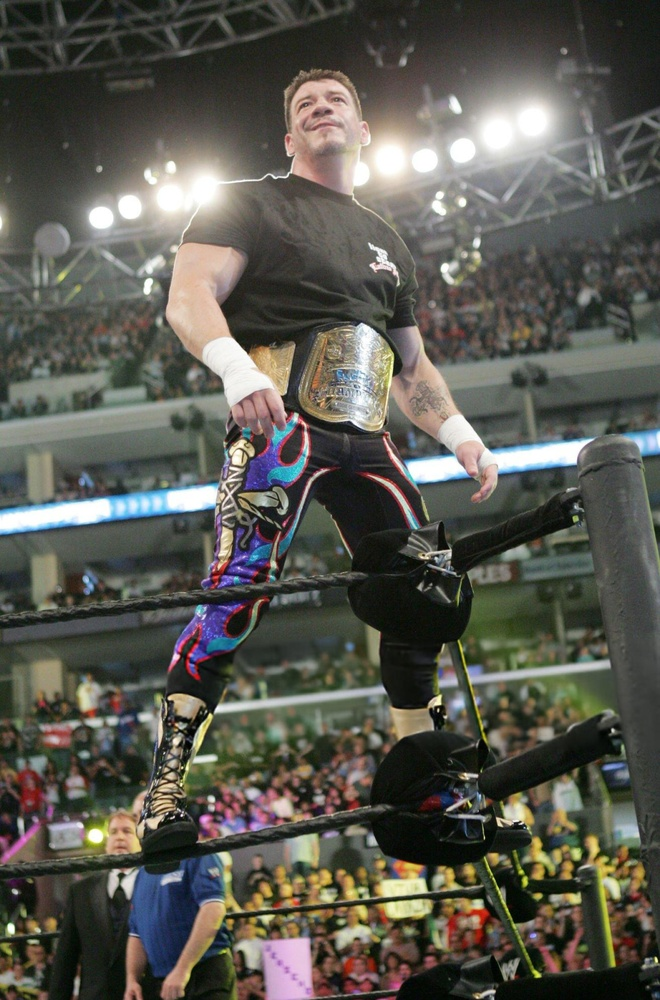
#> input picture EddieG.jpg, 660 x 1000 px, shrunk from 1575 x 2385 before the run, found by its file name
$ jupyter execute CV4.ipynb
#> lines starting #> are read from the running program, lines starting #| are printed output that depends on the picture
#> further down, image is the input picture: shape (1000, 660, 3); mean R, G, B 89.7, 88.7, 80.7
[cell 1]
import numpy as np
import matplotlib.pyplot as plt
from scipy.ndimage import convolve


def gaussian_kernel(size, sigma):
    kernel = np.fromfunction(
        lambda x, y: (1 / (2 * np.pi * sigma ** 2)) *
                     np.exp(- ((x - (size - 1) / 2) ** 2 + (y - (size - 1) / 2) ** 2) / (2 * sigma ** 2)),
        (size, size)
    )
    return kernel / np.sum(kernel)


def apply_gaussian_blur(image, kernel):
    return convolve(image, kernel)


def sobel_filters(image):
    sobel_x = np.array([[-1, 0, 1], [-2, 0, 2], [-1, 0, 1]])
    sobel_y = np.array([[-1, -2, -1], [0, 0, 0], [1, 2, 1]])

    gradient_x = convolve(image, sobel_x)
    gradient_y = convolve(image, sobel_y)

    return gradient_x, gradient_y


def compute_magnitude_direction(gradient_x, gradient_y):
    magnitude = np.sqrt(gradient_x**2 + gradient_y**2)
    direction = np.arctan2(gradient_y, gradient_x) * 180 / np.pi  # in degrees
    direction[direction < 0] += 180  # Adjust direction to [0, 180]
    return magnitude, direction


def non_maximum_suppression(magnitude, direction):
    rows, cols = magnitude.shape
#> rows = 1000; cols = 660
    suppressed_image = np.zeros_like(magnitude)

    for i in range(1, rows - 1):
        for j in range(1, cols - 1):
            angle = direction[i, j]

            if (0 <= angle < 22.5) or (157.5 <= angle < 180):
                neighbor1, neighbor2 = magnitude[i, j - 1], magnitude[i, j + 1]
            elif (22.5 <= angle < 67.5):
                neighbor1, neighbor2 = magnitude[i - 1, j + 1], magnitude[i + 1, j - 1]
            elif (67.5 <= angle < 112.5):
                neighbor1, neighbor2 = magnitude[i - 1, j], magnitude[i + 1, j]
            elif (112.5 <= angle < 157.5):
                neighbor1, neighbor2 = magnitude[i - 1, j - 1], magnitude[i + 1, j + 1]

            if magnitude[i, j] >= max(neighbor1, neighbor2):
                suppressed_image[i, j] = magnitude[i, j]
            else:
                suppressed_image[i, j] = 0

    return suppressed_image


def double_thresholding(suppressed_image, low_threshold, high_threshold):
#> called with low_threshold = 50, high_threshold = 150
    strong_edges = suppressed_image > high_threshold
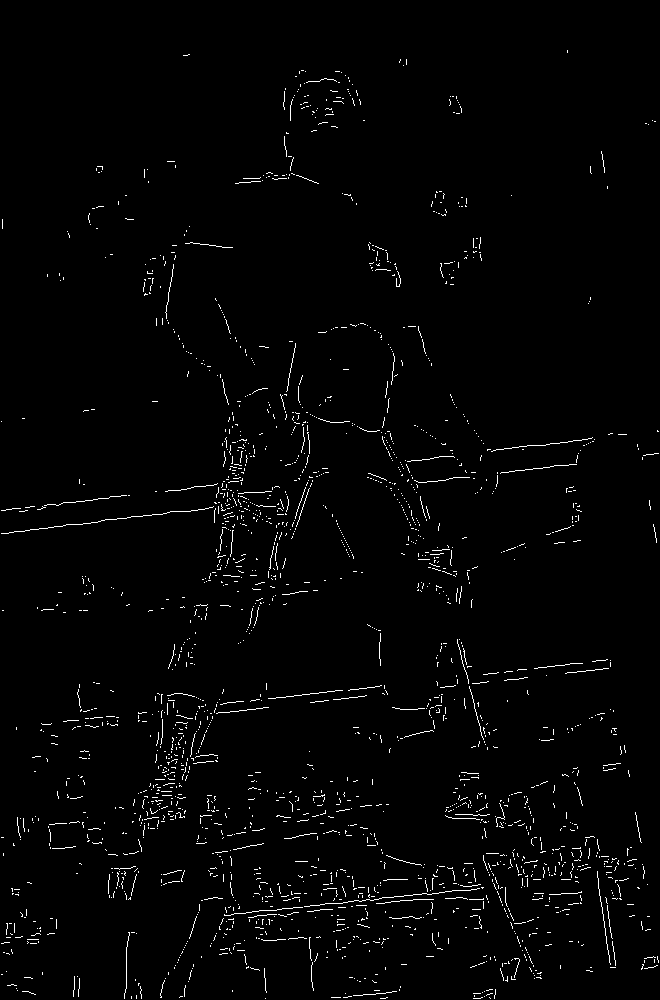
#> strong_edges: shape (1000, 660) bool; 1.8% white in thin lines or dots
    weak_edges = (suppressed_image >= low_threshold) & (suppressed_image <= high_threshold)
#> weak_edges: shape (1000, 660) bool; 4.5% white in thin lines or dots
    return strong_edges, weak_edges


def edge_tracking(strong_edges, weak_edges):
    rows, cols = strong_edges.shape
#> rows = 1000; cols = 660
    final_edges = np.zeros_like(strong_edges, dtype=np.uint8)

    for i in range(1, rows - 1):
        for j in range(1, cols - 1):
            if strong_edges[i, j]:
                final_edges[i, j] = 255
            elif weak_edges[i, j]:
                if np.any(strong_edges[i-1:i+2, j-1:j+2]):
                    final_edges[i, j] = 255
#> final_edges: shape (1000, 660); 2% white in thin lines or dots

    return final_edges


def canny_edge_detection(image, low_threshold=50, high_threshold=150, gaussian_size=5, sigma=1.4):
    kernel = gaussian_kernel(gaussian_size, sigma)
    blurred_image = apply_gaussian_blur(image, kernel)

    gradient_x, gradient_y = sobel_filters(blurred_image)

    magnitude, direction = compute_magnitude_direction(gradient_x, gradient_y)

    suppressed_image = non_maximum_suppression(magnitude, direction)

    strong_edges, weak_edges = double_thresholding(suppressed_image, low_threshold, high_threshold)

    final_edges = edge_tracking(strong_edges, weak_edges)

    return final_edges


image_path = r'D:\AIDS_PR_EXAM\Computer Vision\ReyMysterio.jpg'
image = plt.imread(r'D:\AIDS_PR_EXAM\Computer Vision\EddieG.jpg')

if len(image.shape) == 3:
    image = np.dot(image[:, :, :3], [0.2989, 0.5870, 0.1140])

edges = canny_edge_detection(image)

plt.imshow(edges, cmap='gray')
plt.title('Canny Edge Detection ')
plt.axis('off')
plt.show()

[cell 2]
import numpy as np
import cv2 as cv
from matplotlib import pyplot as plt

img = cv.imread(r'D:\AIDS_PR_EXAM\Computer Vision\EddieG.jpg', cv.IMREAD_GRAYSCALE)
#> img: shape (1000, 660); min 0, max 255, mean 88.1
assert img is not None, "file could not be read, check with os.path.exists()"
edges = cv.Canny(img,100,200)
#> edges: shape (1000, 660); 7% white in thin lines or dots

plt.subplot(121),plt.imshow(img,cmap = 'gray')
plt.title('Original Image'), plt.xticks([]), plt.yticks([])
plt.subplot(122),plt.imshow(edges,cmap = 'gray')
plt.title('Edge Image'), plt.xticks([]), plt.yticks([])

plt.show()
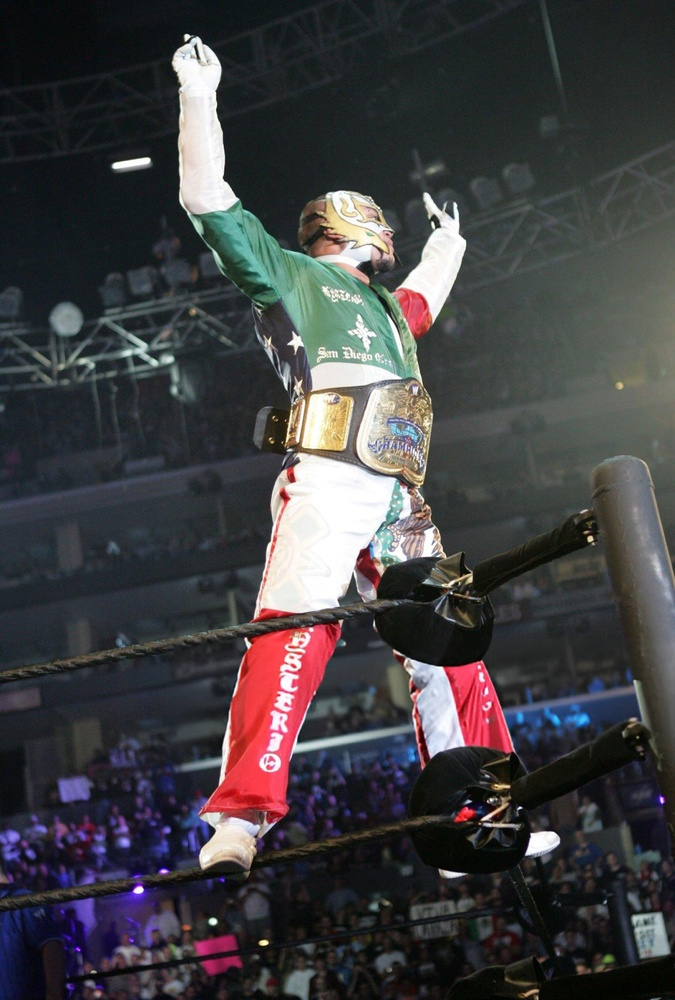
#> input picture ReyMysterio.jpg, 675 x 1000 px, shrunk from 1609 x 2385 before the run, found by its file name
#> further down, image is the input picture: shape (1000, 675, 3); mean R, G, B 65.5, 64.2, 66.6

[cell 3]
import numpy as np
import matplotlib.pyplot as plt
from scipy.ndimage import convolve


# Step 1: Gaussian Blur
def gaussian_kernel(size, sigma):
    kernel = np.fromfunction(
        lambda x, y: (1 / (2 * np.pi * sigma ** 2)) *
                     np.exp(- ((x - (size - 1) / 2) ** 2 + (y - (size - 1) / 2) ** 2) / (2 * sigma ** 2)),
        (size, size)
    )
    return kernel / np.sum(kernel)


def apply_gaussian_blur(image, kernel):
    return convolve(image, kernel)
#> returned value: shape (1000, 675) float64


# Step 2: Sobel Filter (Gradient Calculation)
def sobel_filters(image):
    sobel_x = np.array([[-1, 0, 1], [-2, 0, 2], [-1, 0, 1]])
    sobel_y = np.array([[-1, -2, -1], [0, 0, 0], [1, 2, 1]])

    gradient_x = convolve(image, sobel_x)
#> gradient_x: shape (1000, 675) float64
    gradient_y = convolve(image, sobel_y)
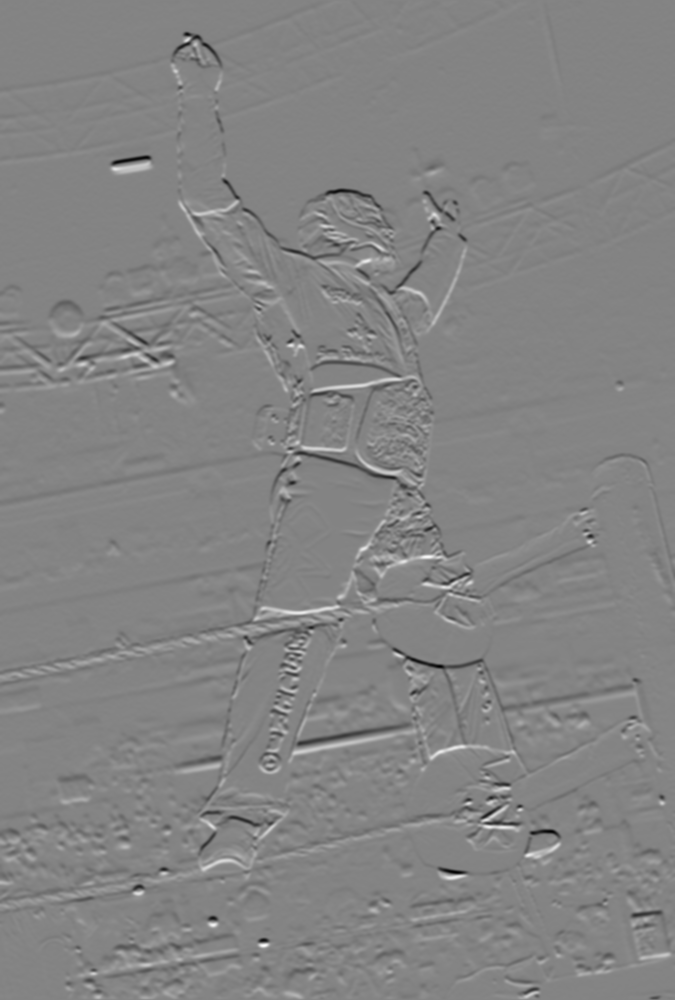
#> gradient_y: shape (1000, 675) float64; min -505.4, max 471.7, mean 0; drawn with min black and max white

    return gradient_x, gradient_y


# Step 3: Compute Gradient Magnitude and Direction
def compute_magnitude_direction(gradient_x, gradient_y):
    magnitude = np.sqrt(gradient_x**2 + gradient_y**2)
#> magnitude: shape (1000, 675) float64
    direction = np.arctan2(gradient_y, gradient_x) * 180 / np.pi  # in degrees
#> direction: shape (1000, 675) float64
    direction[direction < 0] += 180  # Adjust direction to [0, 180]
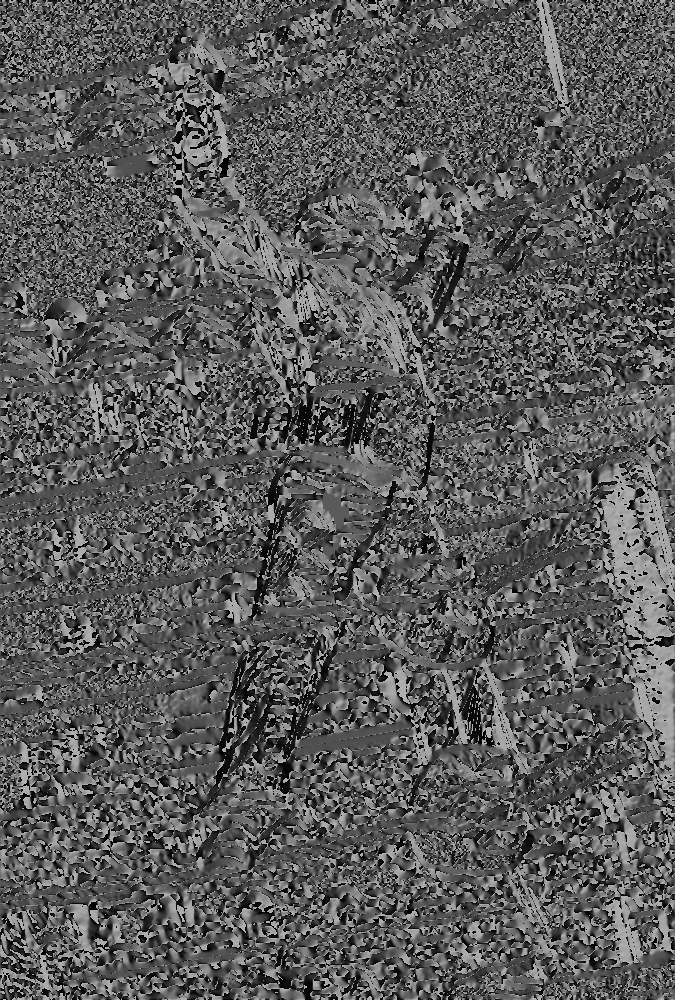
#> direction: shape (1000, 675) float64; min 0, max 180, mean 90.7
    return magnitude, direction


# Step 4: Non-Maximum Suppression
def non_maximum_suppression(magnitude, direction):
    rows, cols = magnitude.shape
#> rows = 1000; cols = 675
    suppressed_image = np.zeros_like(magnitude)

    for i in range(1, rows - 1):
        for j in range(1, cols - 1):
            angle = direction[i, j]

            # Check direction and compare pixel values along the gradient direction
            if (0 <= angle < 22.5) or (157.5 <= angle < 180):
                neighbor1, neighbor2 = magnitude[i, j - 1], magnitude[i, j + 1]
            elif (22.5 <= angle < 67.5):
                neighbor1, neighbor2 = magnitude[i - 1, j + 1], magnitude[i + 1, j - 1]
            elif (67.5 <= angle < 112.5):
                neighbor1, neighbor2 = magnitude[i - 1, j], magnitude[i + 1, j]
            elif (112.5 <= angle < 157.5):
                neighbor1, neighbor2 = magnitude[i - 1, j - 1], magnitude[i + 1, j + 1]

            if magnitude[i, j] >= max(neighbor1, neighbor2):
                suppressed_image[i, j] = magnitude[i, j]
            else:
                suppressed_image[i, j] = 0
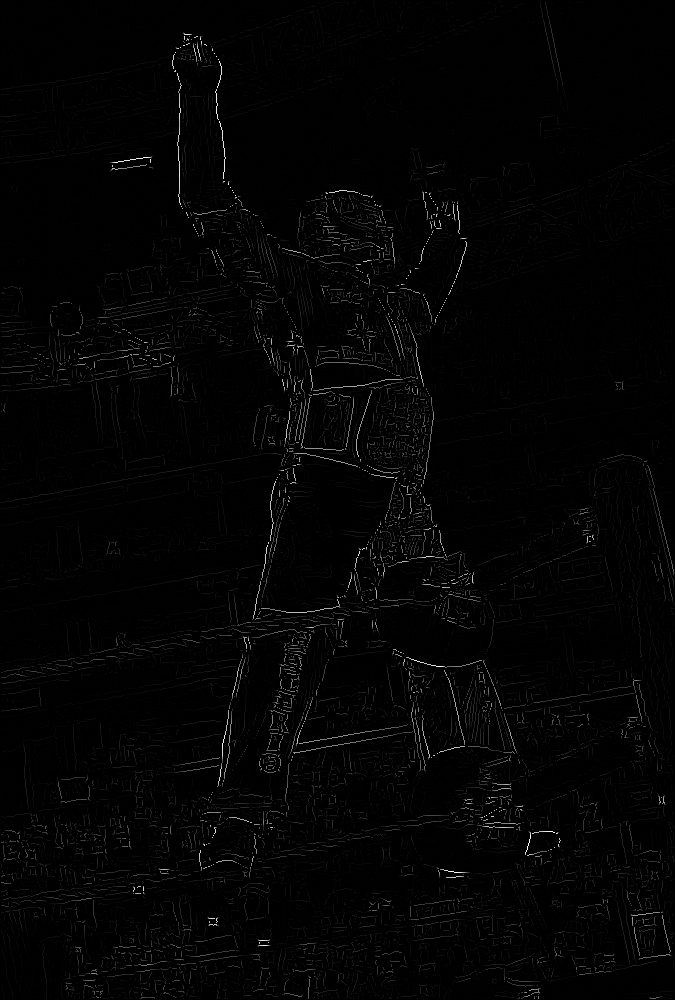
#> suppressed_image: shape (1000, 675) float64; min 0, max 507, mean 6.8; drawn with min black and max white

    return suppressed_image


# Step 5: Double Thresholding
def double_thresholding(suppressed_image, low_threshold, high_threshold):
#> called with low_threshold = 50, high_threshold = 150
    strong_edges = suppressed_image > high_threshold
#> strong_edges: shape (1000, 675) bool; 1.1% white in thin lines or dots
    weak_edges = (suppressed_image >= low_threshold) & (suppressed_image <= high_threshold)
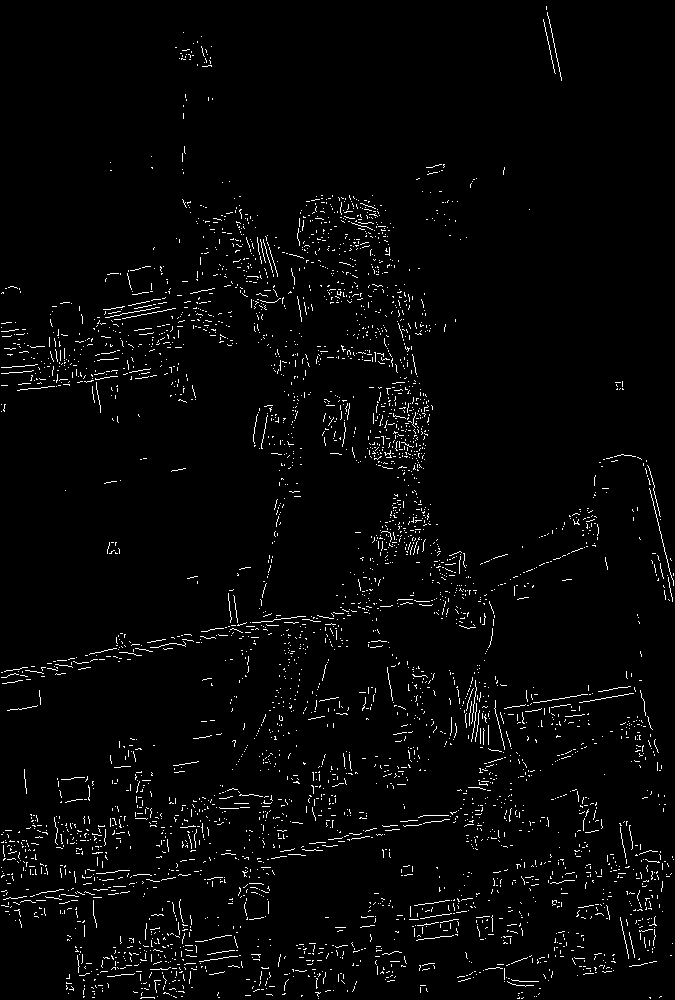
#> weak_edges: shape (1000, 675) bool; 2.6% white in thin lines or dots
    return strong_edges, weak_edges


# Step 6: Edge Tracking by Hysteresis
def edge_tracking(strong_edges, weak_edges):
    rows, cols = strong_edges.shape
#> rows = 1000; cols = 675
    final_edges = np.zeros_like(strong_edges, dtype=np.uint8)

    for i in range(1, rows - 1):
        for j in range(1, cols - 1):
            if strong_edges[i, j]:
                final_edges[i, j] = 255
            elif weak_edges[i, j]:
                if np.any(strong_edges[i-1:i+2, j-1:j+2]):  # Check 8 neighbors
                    final_edges[i, j] = 255
#> final_edges: shape (1000, 675); 1.3% white in thin lines or dots

    return final_edges


# Main Canny Edge Detection Function
def canny_edge_detection(image, low_threshold=50, high_threshold=150, gaussian_size=5, sigma=1.4):
    # Step 1: Gaussian Blurring
    kernel = gaussian_kernel(gaussian_size, sigma)
    blurred_image = apply_gaussian_blur(image, kernel)

    # Step 2: Sobel Filters for Gradient Calculation
    gradient_x, gradient_y = sobel_filters(blurred_image)

    # Step 3: Compute Gradient Magnitude and Direction
    magnitude, direction = compute_magnitude_direction(gradient_x, gradient_y)

    # Step 4: Non-Maximum Suppression
    suppressed_image = non_maximum_suppression(magnitude, direction)

    # Step 5: Double Thresholding
    strong_edges, weak_edges = double_thresholding(suppressed_image, low_threshold, high_threshold)

    # Step 6: Edge Tracking by Hysteresis
    final_edges = edge_tracking(strong_edges, weak_edges)

    return final_edges


# Load an image and convert it to grayscale (replace 'image_path.jpg' with your image file)
image_path = r'D:\AIDS_PR_EXAM\Computer Vision\ReyMysterio.jpg'  # Replace with your image path
image = plt.imread(image_path)

# If the image is in RGB, convert to grayscale
if len(image.shape) == 3:
    image = np.dot(image[:, :, :3], [0.2989, 0.5870, 0.1140])

# Perform Canny Edge Detection
edges = canny_edge_detection(image)

# Display the result
plt.imshow(edges, cmap='gray')
plt.title('Canny Edge Detection (From Scratch)')
plt.axis('off')
plt.show()
